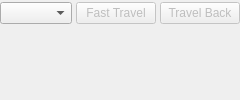
<?xml version='1.0' encoding='UTF-8'?>
<ui version="4.0">
 <class>FastTravelBar</class>
 <widget class="QWidget" name="FastTravelBar">
  <layout class="QGridLayout" name="gridLayout">
   <property name="leftMargin"><number>0</number></property>
   <property name="topMargin"><number>2</number></property>
   <property name="rightMargin"><number>0</number></property>
   <property name="bottomMargin"><number>2</number></property>
   <property name="spacing"><number>4</number></property>
   <item row="0" column="0" colspan="2">
    <widget class="ElidingComboBox" name="combo">
    </widget>
   </item>
   <item row="0" column="2">
    <widget class="ElidingButton" name="button">
     <property name="text">
      <string>Fast Travel</string>
     </property>
     <property name="enabled">
      <bool>false</bool>
     </property>
    </widget>
   </item>
   <item row="0" column="3">
    <widget class="ElidingButton" name="back_button">
     <property name="text">
      <string>Travel Back</string>
     </property>
     <property name="enabled">
      <bool>false</bool>
     </property>
    </widget>
   </item>
   <item row="1" column="0" colspan="4">
    <widget class="QLabel" name="note">
     <property name="text">
      <string></string>
     </property>
     <property name="font">
      <font>
       <pointsize>8</pointsize>
      </font>
     </property>
     <property name="wordWrap">
      <bool>true</bool>
     </property>
     <property name="textInteractionFlags">
      <set>Qt::TextSelectableByMouse</set>
     </property>
    </widget>
   </item>
  </layout>
 </widget>
 <customwidgets>
  <customwidget>
   <class>ElidingComboBox</class>
   <extends>QComboBox</extends>
   <header>automap.panel</header>
  </customwidget>
  <customwidget>
   <class>ElidingButton</class>
   <extends>QPushButton</extends>
   <header>automap.panel</header>
  </customwidget>
 </customwidgets>
</ui>
